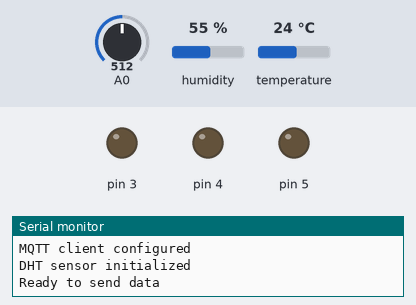
This sketch was run on a simulated Arduino Uno, built with avr-gcc and run on an emulated ATmega328P. Shown: output pins drawn as LEDs (lit = HIGH), the last lines printed to the serial monitor. The test bench sets the inputs (shaded band); at power-on: A0 = 512, humidity 55 %, temperature 24 °C. WiFi joins after 1.5 s; servers stay silent unless stated; no MQTT or app messages arrive unless stated.

Above: at 2.7 s.
2.8 s: A0 set to 420
14.0 s: A0 set to 398
At 18.03 s:
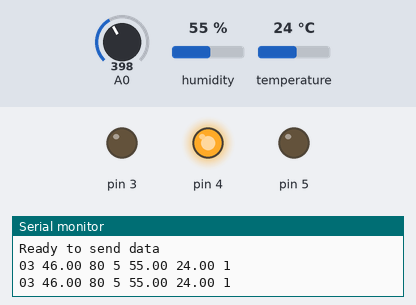
25.3 s: A0 set to 511
At 29.34 s:
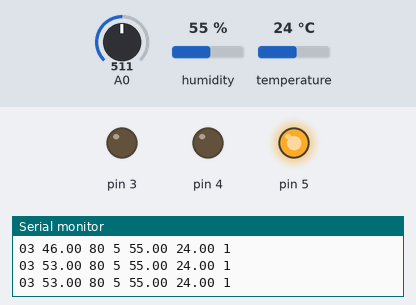
36.6 s: A0 set to 306
At 42.2 s:
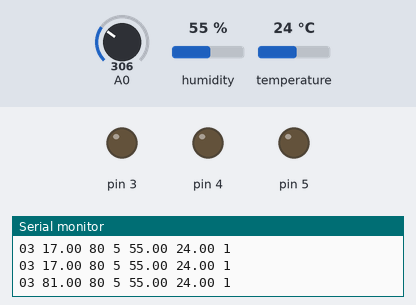
Timing chart, 0 to 48.0 s (numbered marks = the images above; inputs shaded):
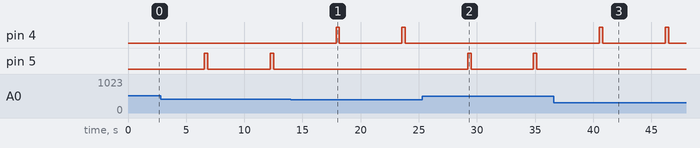

Measured:
- the behaviour switches between 409 and 408 on A0 (found by bisection; images 0 and 1)
- after the input at 14.0 s, pin 4: alternates HIGH for 0.30 s and LOW for 5.4 s, starting after 3.9 s; pin 5: stops changing and stays LOW
- after the input at 25.3 s, pin 4: stops changing and stays LOW; pin 5: alternates HIGH for 0.30 s and LOW for 5.4 s, starting after 3.9 s
- after the input at 36.6 s, pin 4: alternates HIGH for 0.30 s and LOW for 5.4 s, starting after 3.9 s; pin 5: stops changing and stays LOW
- by itself, pin 5: alternates HIGH for 0.30 s and LOW for 5.4 s

The sketch:

arduino_mqtt_final.ino
```cpp
#include <UIPEthernet.h>
#include <PubSubClient.h>
#include "DHT.h"

#define CLIENT_ID       "ArduinoMQTT"
#define TOPIC           "sensores/3"
#define PUBLISH_DELAY   5000
#define DHTPIN          7
#define DHTTYPE         DHT22
#define mqttuser        "kmi"
#define mqttpassword    "$PH4Jb^pCdKqHL8KD5S!"

uint8_t mac[6] = {0xDE,0xED,0xBA,0xFE,0xFE,0xED};
//IPAddress mqttServer("darkn.duckdns.org");


EthernetClient ethClient;
PubSubClient mqttClient;
DHT dht(DHTPIN, DHTTYPE);

struct Valores{
  float value;
  int existencia;
};
 int sensornivel = 10;


long previousMillis;

void setup() {

  // setup serial communication
  Serial.begin(9600);
  pinMode(4, OUTPUT);
  pinMode(5, OUTPUT);
  pinMode(3, OUTPUT);
  pinMode(10, INPUT_PULLUP);

  // setup ethernet communication using DHCP
  if(Ethernet.begin(mac) == 0) {
    Serial.println(F("Unable to configure Ethernet using DHCP"));
    for(;;);
  }
  Serial.println(F("Ethernet configured via DHCP"));
  Serial.print("IP address: ");
  Serial.println(Ethernet.localIP());
  Serial.println();

  // setup mqtt client
  mqttClient.setClient(ethClient);
  mqttClient.setServer("darkn.duckdns.org", 1883);
  Serial.println(F("MQTT client configured"));

  // setup DHT sensor
  dht.begin();
  Serial.println(F("DHT sensor initialized"));

  Serial.println();
  Serial.println(F("Ready to send data"));
  previousMillis = millis();
}

void loop() {

  // it's time to send new data?
  if(millis() - previousMillis > PUBLISH_DELAY) {
    sendData();
    previousMillis = millis();
  }

  mqttClient.loop();
}

void sendData() {
  char bufferH[20];
  char bufferT[20];
  char bufferS[20];
  char message[50];
  Valores humedad_suelo = suelo();
  float humedad_amb = dht.readHumidity();
  float temperatura_amb = dht. readTemperature();
 // char message = "arduino_sala " + String(humedad_suelo.value) + " " + String(humedad_amb) + " " + String(temperatura_amb) + " "+ String(humedad_suelo.existencia);
  dtostrf(humedad_amb,3,2,bufferH);
  dtostrf(temperatura_amb,3,2,bufferT);
  dtostrf(humedad_suelo.value,3,2,bufferS);
  sprintf(message, "03 %s 80 5 %s %s %d",bufferS,bufferH,bufferT,humedad_suelo.existencia);
  Serial.println(message);


  if(mqttClient.connect(CLIENT_ID, mqttuser, mqttpassword)) {

    //mqttClient.publish(TOPIC, dtostrf(message, 6, 2, msgBuffer));
    mqttClient.publish(TOPIC, message);
  }
  else{
    Serial.println("ERROR");
  }
}

Valores suelo(){
Valores variable;
int min_dry = 248;
int max_dry = 568;
int sensor = analogRead(A0);
float abc = (max_dry - sensor)*100/(max_dry - min_dry);
variable.value = (max_dry - sensor)*100/(max_dry - min_dry);
//int sensornivel = digitalRead(10);
if (sensornivel < 10){
  digitalWrite(3, HIGH); // no hay agua
  digitalWrite(2,LOW); // motor off
  variable.existencia = 0; // no hay agua en la maceta
}
else if (variable.value <50){
    digitalWrite(5,HIGH);
    delay(300);
    digitalWrite(5,LOW);
    delay(300);
    digitalWrite(3,LOW); //si hay agua
    digitalWrite(2, HIGH); //motor en valor 1 es q esta encendido
    variable.existencia = 1; // hay agua en la maceta
}else{
    digitalWrite(4, HIGH);
    delay(300);
    digitalWrite(4,LOW);
    delay(300);
    digitalWrite(3,LOW); //si hay agua
    digitalWrite(2,LOW);// motor apagado
    variable.existencia = 1;
}
return variable;
}
```
